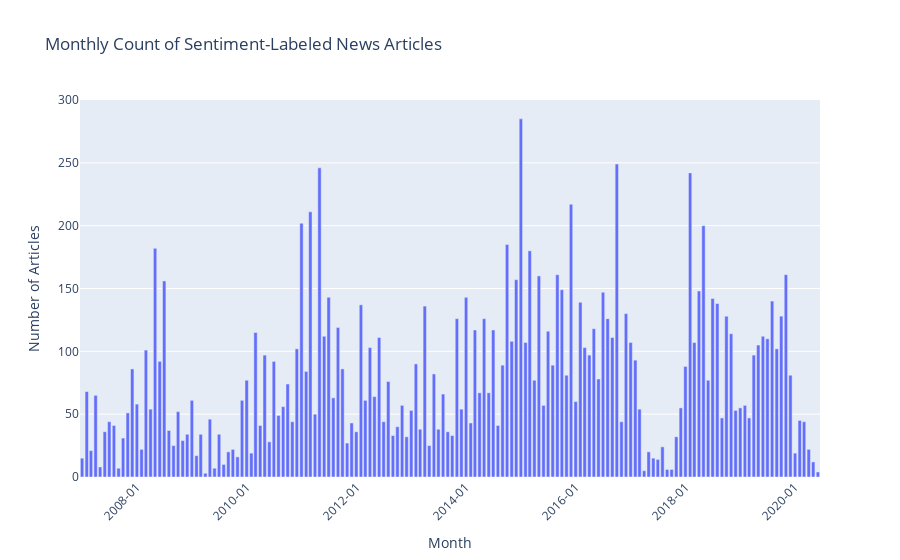

Notebook code for this chart:
### Code cell
plot_timeseries(summarized_news_filtered)

### Figure 1 — Plotly figure (JSON) as saved in the notebook; plotly's stock layout.template omitted (floating-point values rounded to 4 significant figures; data arrays with more than 128 entries replaced by an {"elided": "..."} marker saying what was removed)
{"data": [{"alignmentgroup": "True", "hovertemplate": "YearMonth=%{x}<br>Count=%{y}<extra></extra>", "legendgroup": "", "marker": {"color": "#636efa", "pattern": {"shape": ""}}, "name": "", "offsetgroup": "", "orientation": "v", "showlegend": false, "textposition": "auto", "type": "bar", "x": {"elided": "162 str values"}, "xaxis": "x", "y": {"elided": "162 int values"}, "yaxis": "y"}], "layout": {"barmode": "relative", "legend": {"tracegroupgap": 0}, "title": {"text": "Monthly Count of Sentiment-Labeled News Articles"}, "xaxis": {"anchor": "y", "domain": [0, 1], "tickangle": -45, "tickformat": "%Y-%m", "title": {"text": "Month"}}, "yaxis": {"anchor": "x", "domain": [0, 1], "title": {"text": "Number of Articles"}}}}
